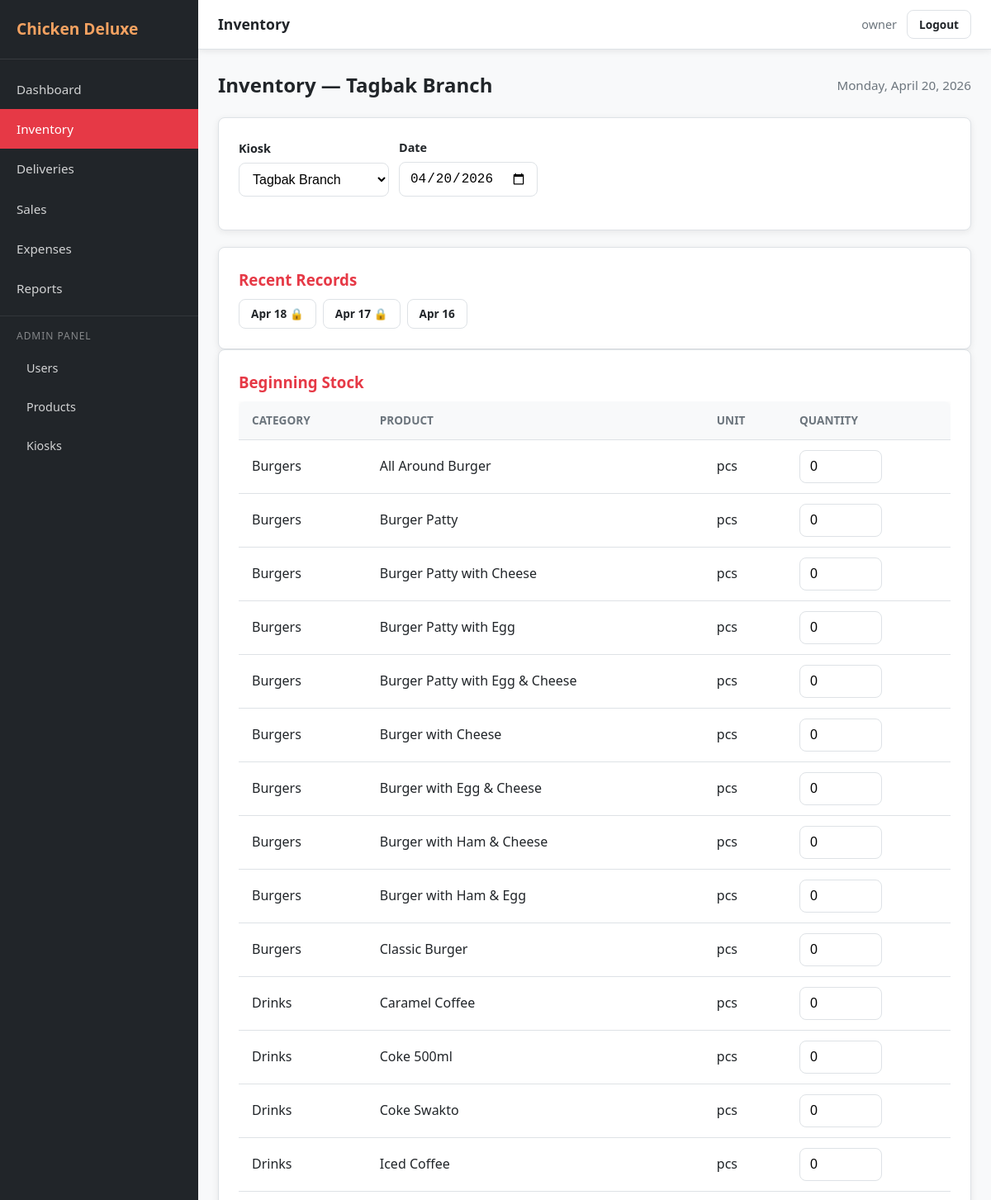
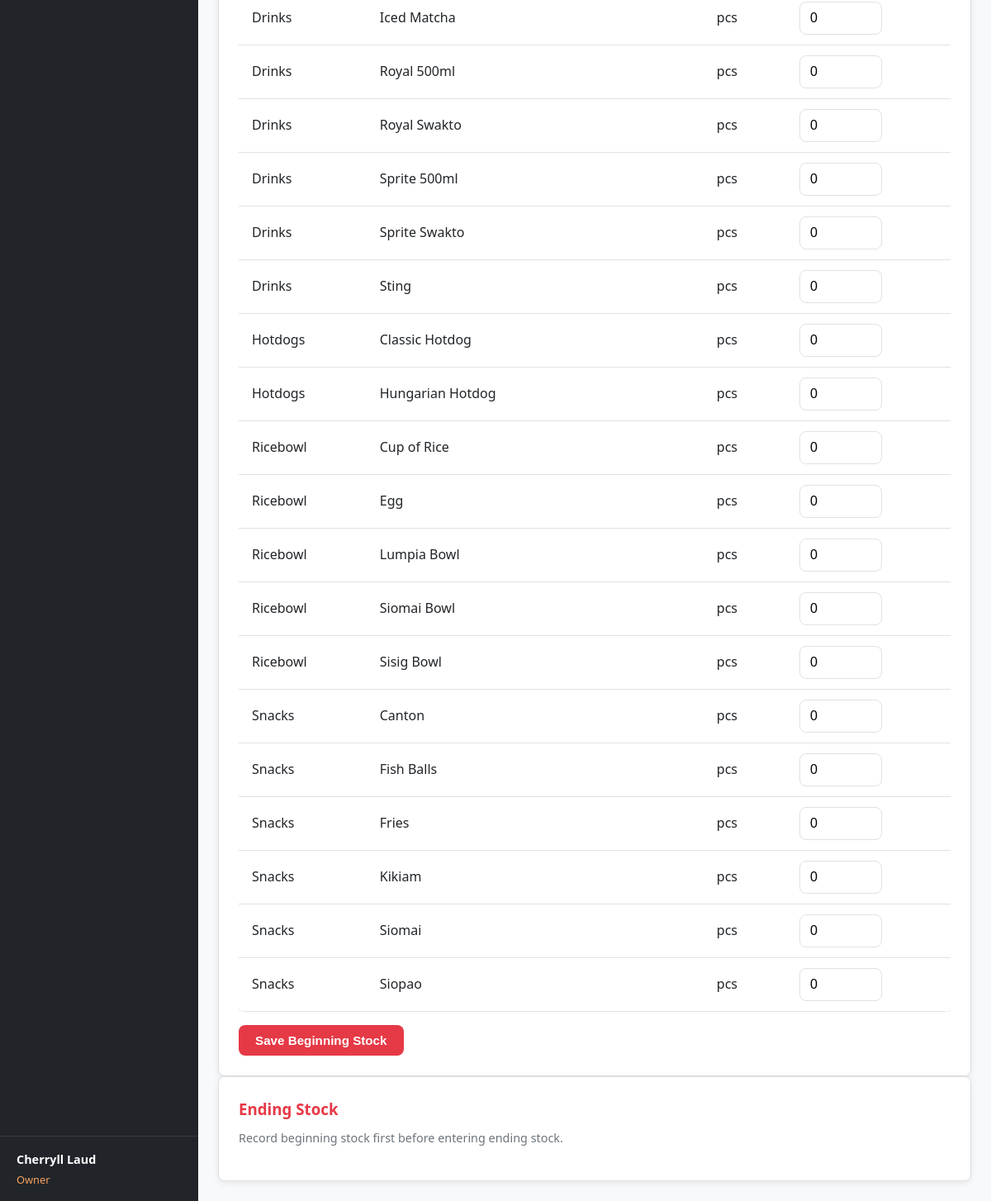
Page /inventory (signed in) on the committed database (2 pictures, top to bottom).
### tables this page shows
CREATE TABLE `kiosk` (
  `Kiosk_ID` int(11) NOT NULL AUTO_INCREMENT,
  `Name` varchar(100) NOT NULL,
  `Location` varchar(255) NOT NULL,
  `Active` tinyint(1) NOT NULL DEFAULT 1,
  `Created_at` datetime NOT NULL DEFAULT current_timestamp(),
  PRIMARY KEY (`Kiosk_ID`)
);

CREATE TABLE `product` (
  `Product_ID` int(11) NOT NULL AUTO_INCREMENT,
  `Category_ID` int(11) NOT NULL,
  `Name` varchar(100) NOT NULL,
  `Unit` varchar(30) NOT NULL DEFAULT 'pcs',
  `Price` decimal(10,2) NOT NULL DEFAULT 0.00,
  `Active` tinyint(1) NOT NULL DEFAULT 1,
  `Created_at` datetime NOT NULL DEFAULT current_timestamp(),
  PRIMARY KEY (`Product_ID`),
  KEY `Category_ID` (`Category_ID`),
  CONSTRAINT `product_ibfk_1` FOREIGN KEY (`Category_ID`) REFERENCES `category` (`Category_ID`)
);

### views/inventory/index.php (the view, shortened to what the rows shown need)
<?php $staff_locked = Auth::isStaff(); ?>
<section class="inventory">
    <div class="section-header">
        <h2>Inventory — <?= htmlspecialchars($kiosk['Name'] ?? 'Unknown') ?></h2>
        <span class="date-display"><?= date('l, F j, Y', strtotime($date)) ?></span>
    </div>
    <div class="card">
        <?php if ($has_beginning): ?>
            <div class="table-container">
                <table>
                    <thead>
                        <tr>
                            <th>Category</th>
                            <th>Product</th>
                            <th>Unit</th>
                            <th>Quantity</th>
                            <th>Status</th>
                            <?php if (Auth::isOwner()): ?><th>Action</th><?php endif; ?>
                        </tr>
                    </thead>
                    <tbody>
                        <?php foreach ($beginning as $row): ?>
                            <tr>
                                <td><?= htmlspecialchars($row['Category_Name']) ?></td>
                                <td><?= htmlspecialchars($row['Product_Name']) ?></td>
                                <td><?= htmlspecialchars($row['Unit']) ?></td>
                                <td><strong><?= $row['Quantity'] ?></strong></td>
                                <td>
                                    <?php $show_locked = $staff_locked || $row['Locked_status']; ?>
                                    <span class="badge <?= $show_locked ? 'badge-locked' : 'badge-active' ?>">
                                        <?= $show_locked ? 'Locked' : 'Open' ?>
                                    </span>
                                </td>
                                <?php if (Auth::isOwner()): ?>
                                    <td>
                                        <?php if ($row['Locked_status']): ?>
                                            <form method="POST" action="<?= BASE_URL ?>/inventory/unlock" class="inline-form">
                                                <input type="hidden" name="csrf_token" value="<?= Auth::generateCsrf() ?>">
                                                <input type="hidden" name="inventory_id" value="<?= $row['Inventory_ID'] ?>">
                                                <input type="hidden" name="date" value="<?= $date ?>">
                                                <button type="submit" class="btn btn-sm btn-outline"
                                                        onclick="return confirm('Unlock this record?')">Unlock</button>
                                            </form>
                                        <?php else: ?>
                                            <span class="text-light">—</span>
                                        <?php endif; ?>
                                    </td>
                                <?php endif; ?>
                            </tr>
                        <?php endforeach; ?>
                    </tbody>
                </table>
            </div>
        <?php elseif ($is_today): ?>
            <form method="POST" action="<?= BASE_URL ?>/inventory/store">
                <div class="table-container">
                    <table>
                        <thead>
                            <tr>
                                <th>Category</th>
                                <th>Product</th>
                                <th>Unit</th>
                                <th>Quantity</th>
                            </tr>
                        </thead>
                        <tbody>
                            <?php foreach ($products as $category => $items): ?>
                                <?php foreach ($items as $product): ?>
                                    <tr>
                                        <td><?= htmlspecialchars($category) ?></td>
                                        <td><?= htmlspecialchars($product['Name']) ?></td>
                                        <td><?= htmlspecialchars($product['Unit']) ?></td>
                                        <td>
                                            <input type="number" name="qty[<?= $product['Product_ID'] ?>]"
                                                   class="form-input input-sm" min="0" value="0" required>
                                        </td>
                                    </tr>
                                <?php endforeach; ?>
                            <?php endforeach; ?>
                        </tbody>
                    </table>
                </div>
            </form>
        <?php else: ?>
            <p class="text-light">No beginning stock recorded for this date.</p>
        <?php endif; ?>
    </div>
</section>

### rows in the picture
kiosk: Name "Tagbak Branch"
product: category "Burgers", Name "All Around Burger", Unit "pcs"
product: category "Burgers", Name "Burger Patty", Unit "pcs"
product: category "Burgers", Name "Burger Patty with Cheese", Unit "pcs"
product: category "Burgers", Name "Burger Patty with Egg", Unit "pcs"
product: category "Burgers", Name "Burger Patty with Egg & Cheese", Unit "pcs"
product: category "Burgers", Name "Burger with Cheese", Unit "pcs"
product: category "Burgers", Name "Burger with Egg & Cheese", Unit "pcs"
product: category "Burgers", Name "Burger with Ham & Cheese", Unit "pcs"
product: category "Burgers", Name "Burger with Ham & Egg", Unit "pcs"
product: category "Burgers", Name "Classic Burger", Unit "pcs"
product: category "Drinks", Name "Caramel Coffee", Unit "pcs"
product: category "Drinks", Name "Coke 500ml", Unit "pcs"
product: category "Drinks", Name "Coke Swakto", Unit "pcs"
product: category "Drinks", Name "Iced Coffee", Unit "pcs"
product: category "Drinks", Name "Iced Matcha", Unit "pcs"
product: category "Drinks", Name "Royal 500ml", Unit "pcs"
product: category "Drinks", Name "Royal Swakto", Unit "pcs"
product: category "Drinks", Name "Sprite 500ml", Unit "pcs"
product: category "Drinks", Name "Sprite Swakto", Unit "pcs"
product: category "Drinks", Name "Sting", Unit "pcs"
product: category "Hotdogs", Name "Classic Hotdog", Unit "pcs"
product: category "Hotdogs", Name "Hungarian Hotdog", Unit "pcs"
product: category "Ricebowl", Name "Cup of Rice", Unit "pcs"
product: category "Ricebowl", Name "Egg", Unit "pcs"
product: category "Ricebowl", Name "Lumpia Bowl", Unit "pcs"
product: category "Ricebowl", Name "Siomai Bowl", Unit "pcs"
product: category "Ricebowl", Name "Sisig Bowl", Unit "pcs"
product: category "Snacks", Name "Canton", Unit "pcs"
product: category "Snacks", Name "Fish Balls", Unit "pcs"
product: category "Snacks", Name "Fries", Unit "pcs"
product: category "Snacks", Name "Kikiam", Unit "pcs"
product: category "Snacks", Name "Siomai", Unit "pcs"
product: category "Snacks", Name "Siopao", Unit "pcs"

### other values in the picture
APP_NAME "Chicken Deluxe"
Auth::fullName() "Cherryll Laud"
ROLE_NAMES[Auth::roleId()] "Owner"
$page_title "Inventory"
Auth::username() "owner"
date('l, F j, Y', strtotime($date)) "Monday, April 20, 2026"
date('M j', strtotime($record['Snapshot_date'])) "Apr 18"
date('M j', strtotime($record['Snapshot_date'])) "Apr 17"
date('M j', strtotime($record['Snapshot_date'])) "Apr 16"
form field kiosk_id "Tagbak Branch"
